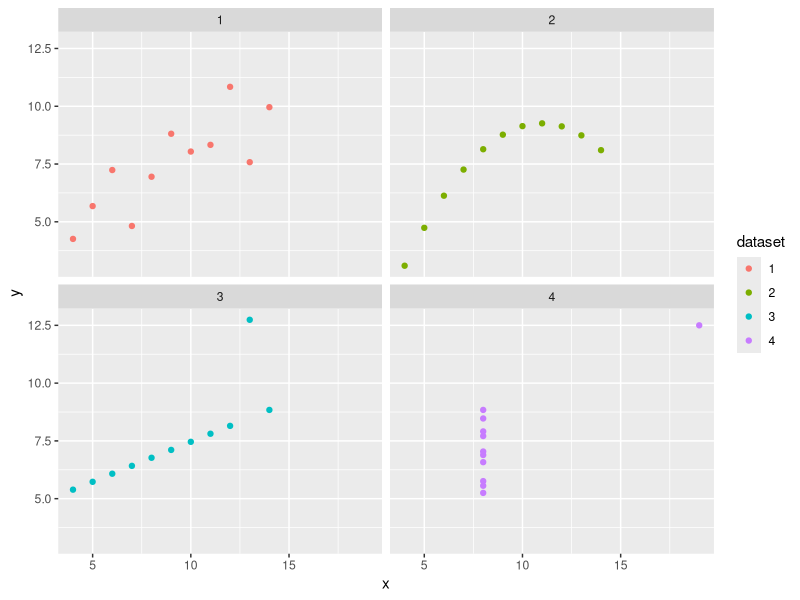

This figure's R source:
## ---- chunk 1
library(tidyverse)
library(knitr)
library(xtable)
## ---- chunk 2
anscombe
## ---- chunk 3
ansc <-
  bind_cols(
    anscombe %>% 
      select(matches("x")) %>% 
      gather(dataset, "x"),
    anscombe %>% 
      select(matches("y")) %>% 
      gather(key, "y")
  ) %>%
  select(-key) %>% 
  mutate(dataset = gsub("x", "", dataset)) %>%  
  as_tibble()
## ---- chunk 4
ansc %>%
  group_by(dataset) %>% 
  summarize(
    mean_x = mean(x),
    stdev_x = sd(x),
    mean_y = mean(y),
    stdev_y = sd(y)
  )
## ---- chunk 5
ansc %>% ggplot(aes(x, y, color = dataset)) +
  geom_point() +
  facet_wrap(~dataset, ncol = 2)
## ---- chunk 6
head(iris)
## ---- chunk 7
kable(head(iris),
      align= c("l", "c", "r", "c", "l"),
      col.names = c("Sepal Length", "Sepal Width", "Sepal Length", "Sepal Width", "Species"))
## ---- chunk 8
head(airquality)
## ---- chunk 9
kable(head(airquality), 
      align= c("r", "r", "c", "c", "l", "l"),
      col.names = c("Ozone (ppb)", "Solar R (lang)", "Wind (mph)", "Temp (°F)", "Month", "Day"))
## ---- chunk 10
chicks_lm <- lm(weight ~ feed, data = chickwts)

summary(chicks_lm)
## ---- chunk 11
kable(chickwts)
## ---- chunk 12
xtable(chicks_lm) %>% kable()
## ---- chunk 13
trees_lm <- lm(Girth ~ Height, data = trees)

summary(trees_lm)
## ---- chunk 14
xtable(trees_lm) %>% kable()
